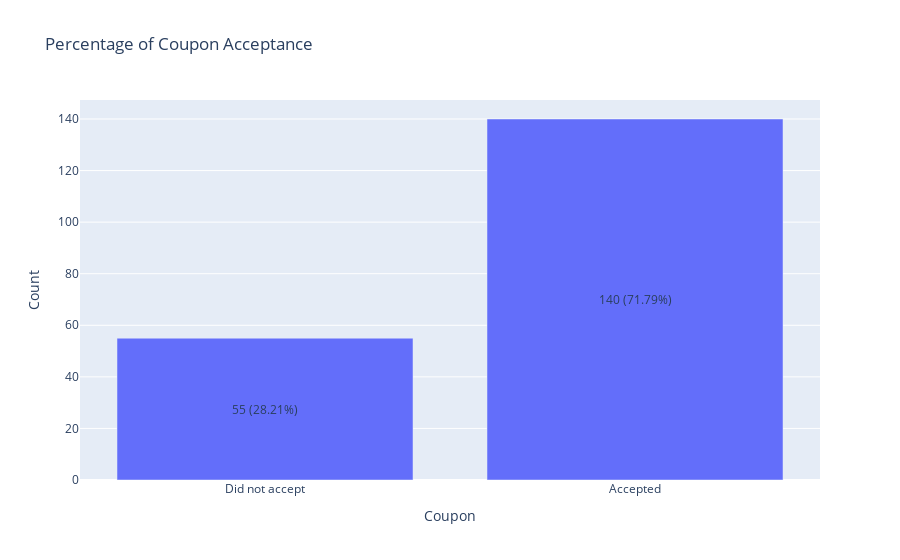

Source (notebook cell):
### Markdown cell above
6. Compare the acceptance rates between those drivers who:

- go to bars more than once a month, had passengers that were not a kid, and were not widowed *OR*
- go to bars more than once a month and are under the age of 30 *OR*
- go to cheap restaurants more than 4 times a month and income is less than 50K.

### Code cell
bar_more1_list = ['1~3','4~8','gt8']
passenger_adult_list = ['Partner','Friend(s)']
percentage_grapher(bar_data.query('Bar in @bar_list & passenger in @passenger_list & maritalStatus != "Widowed"'))

### Figure 1 — Plotly figure (JSON) as saved in the notebook; plotly's stock layout.template omitted (floating-point values rounded to 4 significant figures)
{"data": [{"alignmentgroup": "True", "hovertemplate": "Coupon=%{x}<br>Count=%{y}<extra></extra>", "legendgroup": "", "marker": {"color": "#636efa", "pattern": {"shape": ""}}, "name": "", "offsetgroup": "", "orientation": "v", "showlegend": false, "textposition": "auto", "type": "bar", "x": ["Did not accept", "Accepted"], "xaxis": "x", "y": [55, 140], "yaxis": "y"}], "layout": {"annotations": [{"showarrow": false, "text": "55 (28.21%)", "x": 0, "y": 27.5}, {"showarrow": false, "text": "140 (71.79%)", "x": 1, "y": 70}], "barmode": "relative", "legend": {"tracegroupgap": 0}, "title": {"text": "Percentage of Coupon Acceptance"}, "xaxis": {"anchor": "y", "domain": [0, 1], "title": {"text": "Coupon"}}, "yaxis": {"anchor": "x", "domain": [0, 1], "title": {"text": "Count"}}}}
